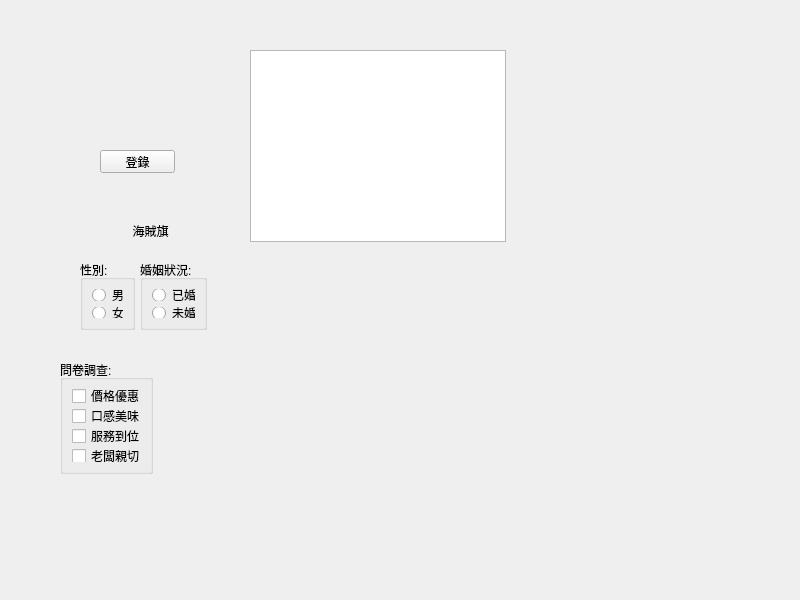
<?xml version="1.0" encoding="UTF-8"?>
<ui version="4.0">
 <class>Widget</class>
 <widget class="QWidget" name="Widget">
  <property name="geometry">
   <rect>
    <x>0</x>
    <y>0</y>
    <width>800</width>
    <height>600</height>
   </rect>
  </property>
  <property name="windowTitle">
   <string>Widget</string>
  </property>
  <widget class="QPushButton" name="pushButton">
   <property name="geometry">
    <rect>
     <x>100</x>
     <y>150</y>
     <width>75</width>
     <height>23</height>
    </rect>
   </property>
   <property name="text">
    <string>登錄</string>
   </property>
  </widget>
  <widget class="QToolButton" name="toolButton">
   <property name="geometry">
    <rect>
     <x>90</x>
     <y>200</y>
     <width>121</width>
     <height>61</height>
    </rect>
   </property>
   <property name="text">
    <string>海賊旗</string>
   </property>
   <property name="icon">
    <iconset resource="res.qrc">
     <normaloff>:/Image/OnePiece.png</normaloff>:/Image/OnePiece.png</iconset>
   </property>
   <property name="iconSize">
    <size>
     <width>32</width>
     <height>32</height>
    </size>
   </property>
   <property name="toolButtonStyle">
    <enum>Qt::ToolButtonTextBesideIcon</enum>
   </property>
   <property name="autoRaise">
    <bool>true</bool>
   </property>
   <property name="arrowType">
    <enum>Qt::NoArrow</enum>
   </property>
  </widget>
  <widget class="QGroupBox" name="groupBox">
   <property name="geometry">
    <rect>
     <x>80</x>
     <y>260</y>
     <width>55</width>
     <height>70</height>
    </rect>
   </property>
   <property name="title">
    <string>性別:</string>
   </property>
   <layout class="QVBoxLayout" name="verticalLayout">
    <item>
     <widget class="QRadioButton" name="rBtnMan">
      <property name="text">
       <string>男</string>
      </property>
     </widget>
    </item>
    <item>
     <widget class="QRadioButton" name="rBtnWoman">
      <property name="text">
       <string>女</string>
      </property>
     </widget>
    </item>
   </layout>
  </widget>
  <widget class="QGroupBox" name="groupBox_2">
   <property name="geometry">
    <rect>
     <x>140</x>
     <y>260</y>
     <width>67</width>
     <height>70</height>
    </rect>
   </property>
   <property name="title">
    <string>婚姻狀況:</string>
   </property>
   <layout class="QVBoxLayout" name="verticalLayout_2">
    <item>
     <widget class="QRadioButton" name="radioButton_3">
      <property name="text">
       <string>已婚</string>
      </property>
     </widget>
    </item>
    <item>
     <widget class="QRadioButton" name="radioButton_4">
      <property name="text">
       <string>未婚</string>
      </property>
     </widget>
    </item>
   </layout>
  </widget>
  <widget class="QGroupBox" name="groupBox_3">
   <property name="geometry">
    <rect>
     <x>60</x>
     <y>360</y>
     <width>93</width>
     <height>114</height>
    </rect>
   </property>
   <property name="title">
    <string>問卷調查:</string>
   </property>
   <layout class="QVBoxLayout" name="verticalLayout_3">
    <item>
     <widget class="QCheckBox" name="checkBox">
      <property name="text">
       <string>價格優惠</string>
      </property>
     </widget>
    </item>
    <item>
     <widget class="QCheckBox" name="checkBox_2">
      <property name="text">
       <string>口感美味</string>
      </property>
     </widget>
    </item>
    <item>
     <widget class="QCheckBox" name="checkBox_3">
      <property name="text">
       <string>服務到位</string>
      </property>
     </widget>
    </item>
    <item>
     <widget class="QCheckBox" name="cBox">
      <property name="text">
       <string>老闆親切</string>
      </property>
      <property name="tristate">
       <bool>false</bool>
      </property>
     </widget>
    </item>
   </layout>
  </widget>
  <widget class="QListWidget" name="listWidget">
   <property name="geometry">
    <rect>
     <x>250</x>
     <y>50</y>
     <width>256</width>
     <height>192</height>
    </rect>
   </property>
  </widget>
 </widget>
 <resources>
  <include location="res.qrc"/>
 </resources>
 <connections/>
</ui>
